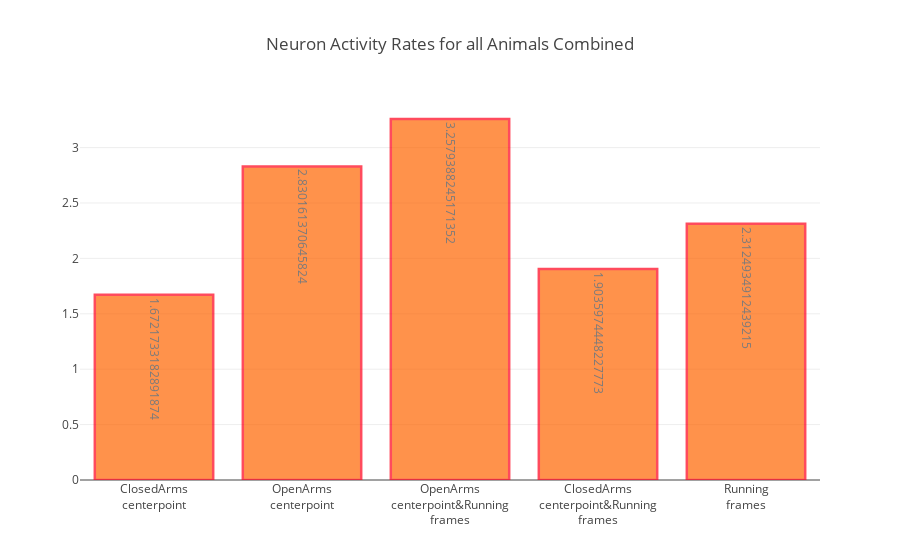

The code cell stored with this chart in its notebook:
### Markdown cell above
## Plot the neuron activity rates of all the neurons, combined

### Code cell
plot_activity_rates(rates_of_all_neurons, "Neuron Activity Rates for all Animals Combined")

### Figure 1 — Plotly figure (JSON) as saved in the notebook; plotly's stock layout.template omitted (floating-point values rounded to 4 significant figures)
{"data": [{"marker": {"color": "rgb(255,100,0)", "line": {"color": "rgb(255,0,25)", "width": 2.5}}, "opacity": 0.7, "text": [1.672, 2.83, 3.258, 1.904, 2.312], "type": "bar", "uid": "165fb4", "x": ["ClosedArms<br>centerpoint", "OpenArms<br>centerpoint", "OpenArms<br>centerpoint&Running<br>frames", "ClosedArms<br>centerpoint&Running<br>frames", "Running<br>frames"], "y": [1.672, 2.83, 3.258, 1.904, 2.312]}], "layout": {"autosize": true, "title": "Neuron Activity Rates for all Animals Combined", "xaxis": {"autorange": true, "range": [-0.5, 4.5], "type": "category"}, "yaxis": {"autorange": true, "range": [0, 3.429], "type": "linear"}}}
